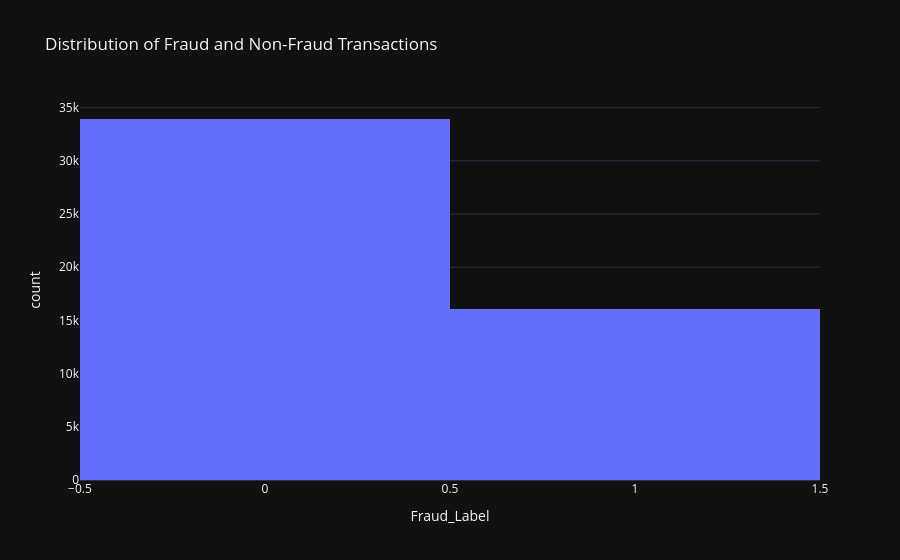

Notebook code for this chart:
### Markdown cell above
##### Verteilung der Fraud- und Non-Fraud-Transaktionen

Die Verteilung der Zielvariable zeigt,
wie stark Fraud- und Non-Fraud-Fälle im Datensatz vertreten sind.

### Code cell
fig = px.histogram(
    df,
    x="Fraud_Label",
    title="Distribution of Fraud and Non-Fraud Transactions"
)

fig.show()

### Figure 1 — Plotly figure (JSON) as saved in the notebook; plotly's stock layout.template omitted (floating-point values rounded to 4 significant figures; data arrays with more than 128 entries replaced by an {"elided": "..."} marker saying what was removed)
{"data": [{"bingroup": "x", "hovertemplate": "Fraud_Label=%{x}<br>count=%{y}<extra></extra>", "legendgroup": "", "marker": {"color": "#636efa", "pattern": {"shape": ""}}, "name": "", "orientation": "v", "showlegend": false, "x": {"elided": "49998 int values"}, "xaxis": "x", "yaxis": "y", "type": "histogram"}], "layout": {"xaxis": {"anchor": "y", "domain": [0.0, 1.0], "title": {"text": "Fraud_Label"}}, "yaxis": {"anchor": "x", "domain": [0.0, 1.0], "title": {"text": "count"}}, "legend": {"tracegroupgap": 0}, "title": {"text": "Distribution of Fraud and Non-Fraud Transactions"}, "barmode": "relative"}}
